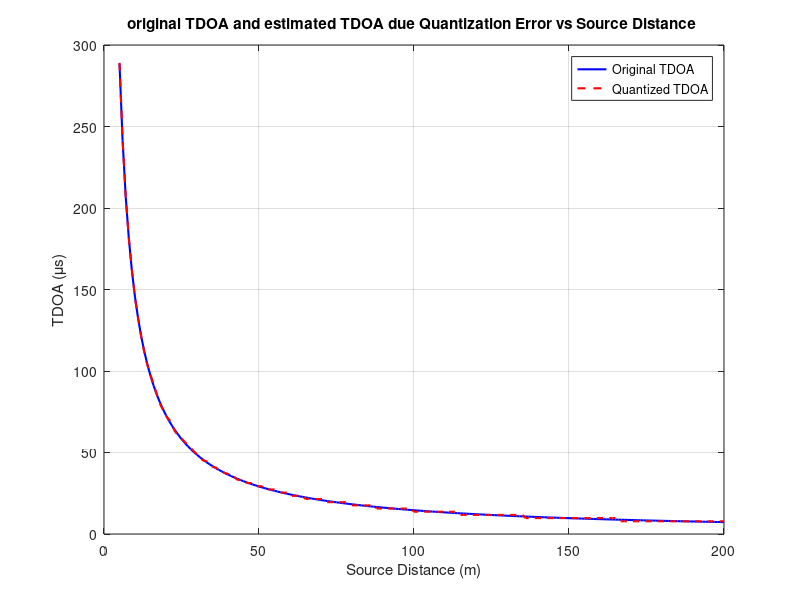

The MATLAB script that drew this image:
% This MATLAB code simulates the Time Difference of Arrival (TDOA) quantization error as the position of a sound source varies. 
% The code calculates and compares the original TDOA values with quantized TDOA values for a range of source distances.



function tdoa_quantization_error_varying_source_position
    % Constants
    speed_of_sound = 343; % Speed of sound in m/s
    mic1_position = [0, 0, 0]; % Microphone 1 coordinates in m
    mic2_position_y = 1; % Position of mic2 on y-axis in m (example fixed position)

    % Sampling frequency
    fs = 64000*8; % Sampling frequency in Hz
    Ts = 1 / fs; % Sampling period in seconds

    % The code simulates source distances ranging from 5 meters to 200 meters with a step size of 1 meter.
    % Source position range (in m)
    source_min = 5; % Minimum source distance in m (5 meters)
    source_max = 200; % Maximum source distance in m (200 meters)
    source_step = 1; % Step size in m
    source_distances = source_min:source_step:source_max; % Vector of source distances

    % Preallocate result arrays
    original_tdoas = zeros(size(source_distances));
    quantized_tdoas = zeros(size(source_distances));

    % Fixed position for microphone 2
    mic2_position = [0, mic2_position_y, 0];

    for i = 1:length(source_distances)
        % Calculate source position
        source_position = [source_distances(i), 0, 0];

        % Calculate distances from source to microphones
        d1 = norm(source_position - mic1_position);
        d2 = norm(source_position - mic2_position);

        % Calculate times to reach microphones
        t1 = d1 / speed_of_sound;
        t2 = d2 / speed_of_sound;

        % Original TDOA
        tau = t2 - t1;
        original_tdoas(i) = tau;

        % Quantized TDOA
        tau_m = round(tau / Ts) * Ts;
        quantized_tdoas(i) = tau_m;
    end

    % Plot results
    figure;
    plot(source_distances , original_tdoas * 1e6, 'b', 'LineWidth', 1.5); hold on;
    plot(source_distances , quantized_tdoas * 1e6, 'r--', 'LineWidth', 1.5);
    xlabel('Source Distance (m)');
    ylabel('TDOA (\mus)');
    legend('Original TDOA', 'Quantized TDOA');
    title('original TDOA and estimated TDOA due Quantization Error vs Source Distance ');
    grid on;
end

tdoa_quantization_error_varying_source_position;


%%

% This MATLAB code examines the impact of quantization error on Time Difference of Arrival (TDOA) measurements by varying both
%  the source distance and the distance between two microphones. 
% The code calculates and compares the original and quantized TDOA values for a range of source distances and microphone spacings.

% TDOA Calculation:
% 
% For each combination of source distance and microphone spacing, the code calculates the distance from the source to both microphones (d1 and d2).
% It computes the original TDOA (tau) based on the difference in arrival times of the sound at each microphone.
% The TDOA is then quantized using the sampling period (Ts).
function tdoa_quantization_error_varying_source_and_distance_from_mic
    % Constants
    speed_of_sound = 34300; % Speed of sound in cm/s
    mic1_position = [0, 0, 0]; % Microphone 1 coordinates in cm
    
    % Sampling frequency
    fs = 64000*8; % Sampling frequency in Hz
    Ts = 1 / fs; % Sampling period in seconds
    
    % Source position range (in cm)
    source_min = 500; % Minimum source distance in cm (5 meters)
    source_max = 20000; % Maximum source distance in cm (200 meters)
    source_step = 10; % Step size in cm
    source_distances = source_min:source_step:source_max; % Vector of source distances
    
    % Distance range for mic2 (in cm)
    d_min = 20; % Minimum distance in cm
    d_max = 100; % Maximum distance in cm
    d_step = 10; % Step size in cm
    mic2_distances = d_min:d_step:d_max; % Vector of distances from 20 cm to 150 cm
    
    % Preallocate result matrices
    original_tdoas = zeros(length(mic2_distances), length(source_distances));
    quantized_tdoas = zeros(length(mic2_distances), length(source_distances));
    
    for j = 1:length(mic2_distances)
        % Calculate position of mic2
        mic2_position = [0, mic2_distances(j), 0];
        
        for i = 1:length(source_distances)
            % Calculate source position
            source_position = [source_distances(i), 0, 0];
            
            % Calculate distances from source to microphones
            d1 = norm(source_position - mic1_position);
            d2 = norm(source_position - mic2_position);
            
            % Calculate times to reach microphones
            t1 = d1 / speed_of_sound;
            t2 = d2 / speed_of_sound;
            
            % Original TDOA
            tau = t2 - t1;
            original_tdoas(j, i) = tau;
            
            % Quantized TDOA
            tau_m = round(tau / Ts) * Ts;
            quantized_tdoas(j, i) = tau_m;
        end
    end
    
    % Plot results
    figure;
    subplot(2, 1, 1);
    for j = 1:length(mic2_distances)
        plot(source_distances / 100, original_tdoas(j, :) * 1e6, 'LineWidth', 1.5); hold on;
    end
    xlabel('Source Distance (m)');
    ylabel('Original TDOA (\mus)');
    title('Original TDOA vs Source Distance for different values of distance btw mics');
    legend(arrayfun(@(x) sprintf('d = %d cm', x), mic2_distances, 'UniformOutput', false));
    grid on;
    
    subplot(2, 1, 2);
    for j = 1:length(mic2_distances)
        plot(source_distances / 100, quantized_tdoas(j, :) * 1e6, 'LineWidth', 1.5); hold on;
    end
    xlabel('Source Distance (m)');
    ylabel('Quantized TDOA (\mus)');
    title('Quantized TDOA vs Source Distance for different values of distance btw mics');
    legend(arrayfun(@(x) sprintf('d = %d cm', x), mic2_distances, 'UniformOutput', false));
    grid on;
end
tdoa_quantization_error_varying_source_and_distance_from_mic;
